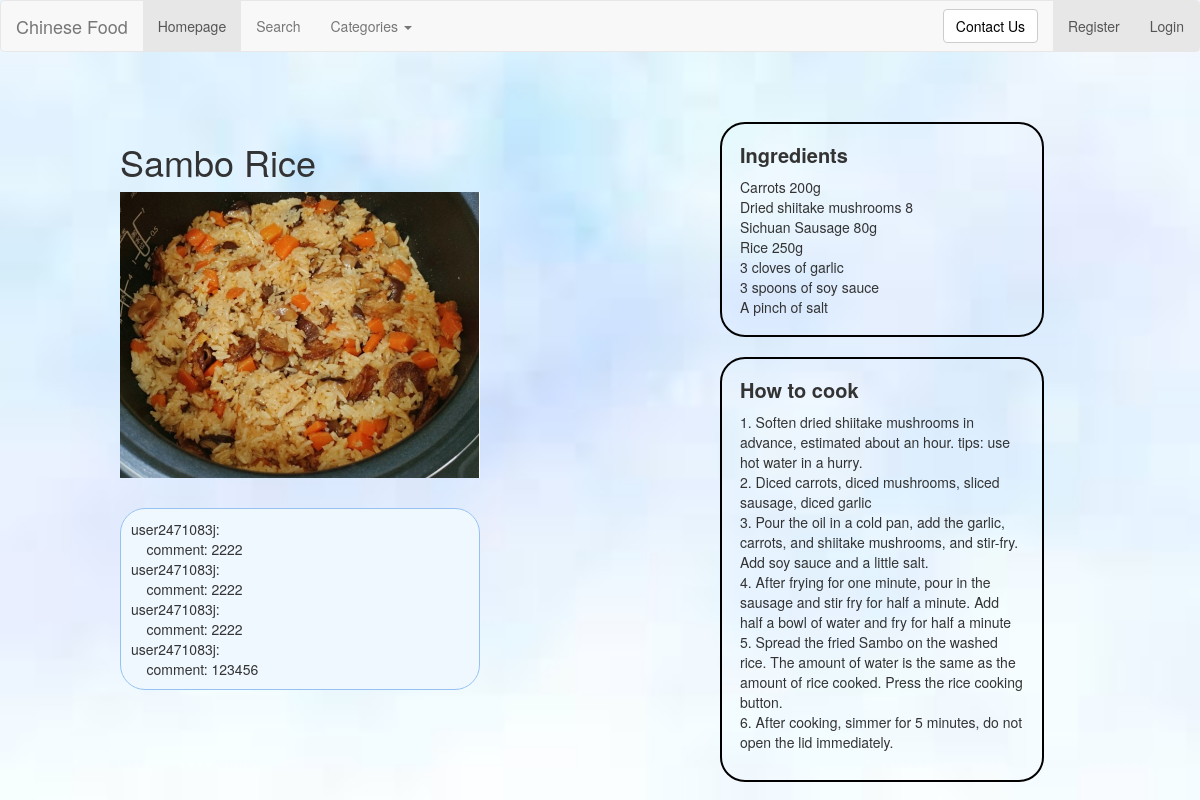
The app's page /rango/main_course2/, older data.
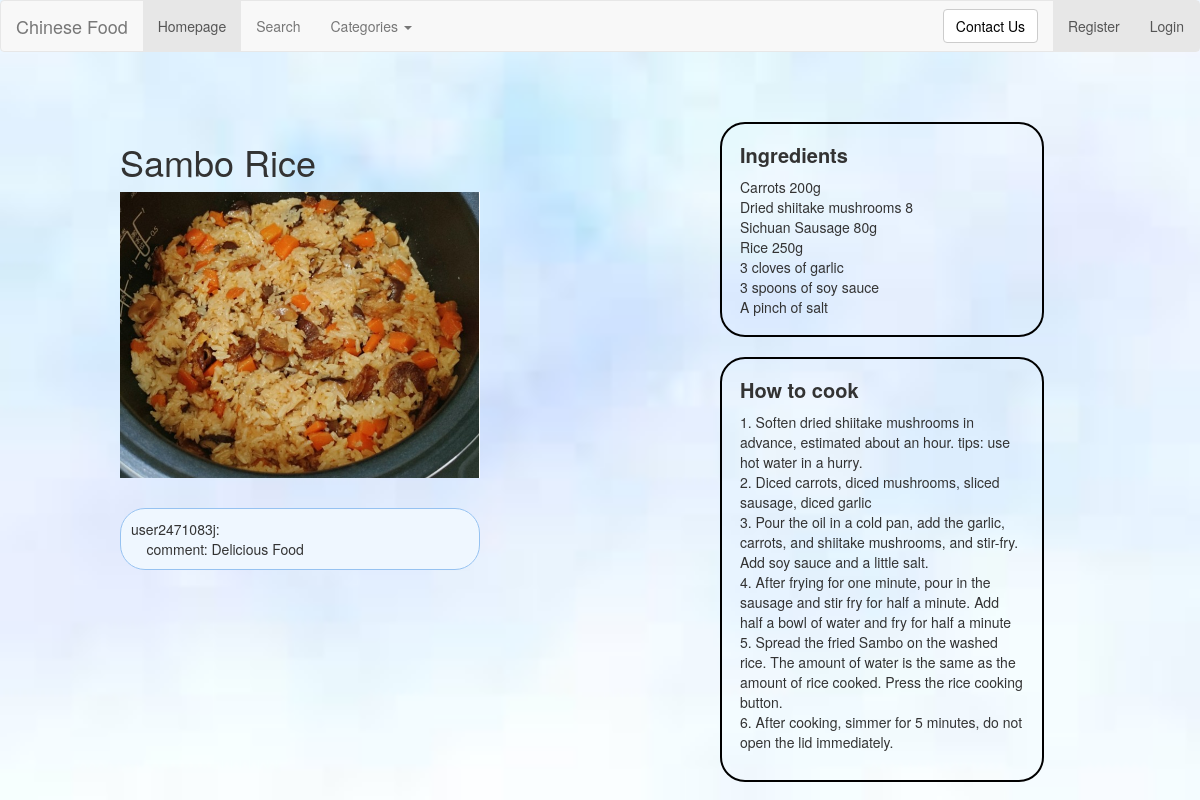
The same page, newer data.
### rango/models.py (models this page shows, shortened)
class UserComment(models.Model):
    username = models.CharField(max_length=64)
    comment = models.CharField(max_length=1028, default='')
    dish = models.CharField(max_length=128, default='')
    islike = models.BooleanField(default=True)

### rango/views.py (the view, shortened to what this page needs)
# urls.py: path('main_course2/', views.main_course2, name='main_course2'),
def main_course2(request):
    category_list = Category.objects.order_by('-category')
    d = "main_course2"
    d2 = "Sambo Rice"
    dish = Dish.objects.get(dish=d2)
    form = DishForm()
    info_list = UserComment.objects.filter(dish=d)
    return render(request, "rango/main_course2.html", {"info_list": info_list,
                                                       "categories": category_list,
                                                       "form": form,
                                                       "dish": dish, })

### templates/rango/main_course2.html (shortened to what this page needs)
{% extends 'rango/base.html' %}
{% load staticfiles %}
{% block image_block %}
<h1>Sambo Rice</h1>
<img src="{% static 'images/main_course2.png' %}" alt="" width="100%" id="pic">
{% endblock %}
{% block ingredients_block %}
Carrots 200g<br>
Dried shiitake mushrooms 8<br>
Sichuan Sausage 80g<br>
Rice 250g<br>
3 cloves of garlic<br>
3 spoons of soy sauce<br>
A pinch of salt<br>
{% endblock %}
{% block howToCook_block %}
1.	Soften dried shiitake mushrooms in advance, estimated about an hour. tips: use hot water in a hurry.<br>
2.	Diced carrots, diced mushrooms, sliced sausage, diced garlic<br>
3.	Pour the oil in a cold pan, add the garlic, carrots, and shiitake mushrooms, and stir-fry. Add soy sauce and a little salt.<br>
4.	After frying for one minute, pour in the sausage and stir fry for half a minute. Add half a bowl of water and fry for half a minute<br>
5.	Spread the fried Sambo on the washed rice. The amount of water is the same as the amount of rice cooked. Press the rice cooking button.<br>
6.	After cooking, simmer for 5 minutes, do not open the lid immediately.<br>
{% endblock %}

### templates/rango/base.html (shortened to what this page needs)
<!DOCTYPE html>
{% load staticfiles %}
<html>
<head>
	<link rel="stylesheet" href="https://cdn.staticfile.org/twitter-bootstrap/3.3.7/css/bootstrap.min.css">
    <link rel="stylesheet" href="{% static 'css/dish.css' %}">
</head>
<body>
<nav class="navbar navbar-default" role="navigation">
    <div class="container-fluid">
    <div class="navbar-header">
        <a class="navbar-brand" href="/rango/">Chinese Food</a>
    </div>
    <div>
        <ul class="nav navbar-nav navbar-left">
            <li class="active"><a href="/rango/">Homepage</a></li>
            <li><a href="{% url 'rango:test' %}">Search</a></li>
            <li class="dropdown">
                <a href="#" class="dropdown-toggle" data-toggle="dropdown">
                    Categories
                    <b class="caret"></b>
                </a>
            </li>
        </ul>
        <ul class="nav navbar-nav navbar-right">
            {% if user.is_authenticated %}
            <a href="{% url 'rango:userInfor' %}"> hi {{ user.username }}!</a>
            <li class="active">
                <a class="a2" href=" {% url 'auth_logout' %}?next=/rango/">Logout</a>
            </li>
        {% else %}
            <li class="active">
                <a class="a2" href="{% url 'registration_register' %}">Register</a>
            </li>
            <li class="active">
                 <a class="a2" href="{% url 'auth_login' %}">Login</a>
            </li>
        {% endif %}
        </ul>
        <form class="navbar-form navbar-right" role="search">
            <button type="submit" class="btn btn-default">
                <a href="mailto:2471083j@student.gla.ac.uk
                        subject=About Django Project">
                        Contact Us</a>
            </button>
        </form>
    </div>
    </div>
</nav>
<div class="main w1000">
    <div class="main_l f">
        <div class="slide" id="box">
            <div class="banner">
                {% block image_block %}{% endblock %}
            </div>
        </div>
        <div class="add">
            <div>
                {% for i in info_list %}
                    user{{ i.username }}: <br>
                    &nbsp&nbsp&nbsp&nbspcomment: {{ i.comment }} <br>
                {% endfor %}
            </div>
        </div>
    </div>
    <div class="main_r r">
        <div class="ing">
            <p>Ingredients</p>
            {% block ingredients_block %}{% endblock %}
        </div>
        <div class="how">
            <p>How to cook</p>
            <div>
                {% block howToCook_block %}{% endblock %}
            </div>
        </div>
    </div>
</div>
</body>
</html>

Row changes from the older to the newer data that the page shows:
removed UserComment: username "2471083j", comment "2222"
removed UserComment: username "2471083j", comment "2222"
removed UserComment: username "2471083j", comment "2222"
removed UserComment: username "2471083j", comment "123456"
added UserComment: username "2471083j", comment "Delicious Food"
